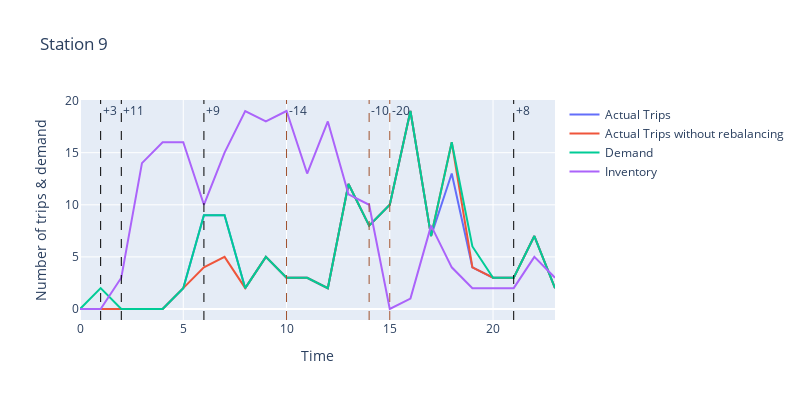

Notebook code for this chart:
### Code cell
plot_station_with_without(9, "2022-12-08T014608_nstations_31_nvans_5_capacity_20_lambda_4_timelimit_160", "2022-12-08T014611_nstations_31_nvans_5_capacity_20_lambda_4_timelimit_160_norebal")

### Figure 1 — Plotly figure (JSON) as saved in the notebook; plotly's stock layout.template omitted (floating-point values rounded to 4 significant figures)
{"data": [{"mode": "lines", "name": "Actual Trips", "type": "scatter", "x": [0, 1, 2, 3, 4, 5, 6, 7, 8, 9, 10, 11, 12, 13, 14, 15, 16, 17, 18, 19, 20, 21, 22, 23], "y": [0, 0, 0, 0, 0, 2, 9, 9, 2, 5, 3, 3, 2, 12, 8, 10, 19, 7, 13, 4, 3, 3, 7, 2]}, {"mode": "lines", "name": "Actual Trips without rebalancing", "type": "scatter", "x": [0, 1, 2, 3, 4, 5, 6, 7, 8, 9, 10, 11, 12, 13, 14, 15, 16, 17, 18, 19, 20, 21, 22, 23], "y": [0, 0, 0, 0, 0, 2, 4, 5, 2, 5, 3, 3, 2, 12, 8, 10, 19, 7, 16, 4, 3, 3, 7, 2]}, {"mode": "lines", "name": "Demand", "type": "scatter", "x": [0, 1, 2, 3, 4, 5, 6, 7, 8, 9, 10, 11, 12, 13, 14, 15, 16, 17, 18, 19, 20, 21, 22, 23], "y": [0, 2, 0, 0, 0, 2, 9, 9, 2, 5, 3, 3, 2, 12, 8, 10, 19, 7, 16, 6, 3, 3, 7, 2]}, {"mode": "lines", "name": "Inventory", "type": "scatter", "x": [0, 1, 2, 3, 4, 5, 6, 7, 8, 9, 10, 11, 12, 13, 14, 15, 16, 17, 18, 19, 20, 21, 22, 23], "y": [0, 0, 3, 14, 16, 16, 10, 15, 19, 18, 19, 13, 18, 11, 10, 0, 1, 8, 4, 2, 2, 2, 5, 3]}], "layout": {"annotations": [{"showarrow": false, "text": "+3", "x": 1, "xanchor": "left", "xref": "x", "y": 1, "yanchor": "top", "yref": "y domain"}, {"showarrow": false, "text": "+11", "x": 2, "xanchor": "left", "xref": "x", "y": 1, "yanchor": "top", "yref": "y domain"}, {"showarrow": false, "text": "+9", "x": 6, "xanchor": "left", "xref": "x", "y": 1, "yanchor": "top", "yref": "y domain"}, {"showarrow": false, "text": "-14", "x": 10, "xanchor": "left", "xref": "x", "y": 1, "yanchor": "top", "yref": "y domain"}, {"showarrow": false, "text": "-10", "x": 14, "xanchor": "left", "xref": "x", "y": 1, "yanchor": "top", "yref": "y domain"}, {"showarrow": false, "text": "-20", "x": 15, "xanchor": "left", "xref": "x", "y": 1, "yanchor": "top", "yref": "y domain"}, {"showarrow": false, "text": "+8", "x": 21, "xanchor": "left", "xref": "x", "y": 1, "yanchor": "top", "yref": "y domain"}], "height": 400, "shapes": [{"line": {"color": "Black", "dash": "dash", "width": 1}, "type": "line", "x0": 1, "x1": 1, "xref": "x", "y0": 0, "y1": 1, "yref": "y domain"}, {"line": {"color": "Black", "dash": "dash", "width": 1}, "type": "line", "x0": 2, "x1": 2, "xref": "x", "y0": 0, "y1": 1, "yref": "y domain"}, {"line": {"color": "Black", "dash": "dash", "width": 1}, "type": "line", "x0": 6, "x1": 6, "xref": "x", "y0": 0, "y1": 1, "yref": "y domain"}, {"line": {"color": "sienna", "dash": "dash", "width": 1}, "type": "line", "x0": 10, "x1": 10, "xref": "x", "y0": 0, "y1": 1, "yref": "y domain"}, {"line": {"color": "sienna", "dash": "dash", "width": 1}, "type": "line", "x0": 14, "x1": 14, "xref": "x", "y0": 0, "y1": 1, "yref": "y domain"}, {"line": {"color": "sienna", "dash": "dash", "width": 1}, "type": "line", "x0": 15, "x1": 15, "xref": "x", "y0": 0, "y1": 1, "yref": "y domain"}, {"line": {"color": "Black", "dash": "dash", "width": 1}, "type": "line", "x0": 21, "x1": 21, "xref": "x", "y0": 0, "y1": 1, "yref": "y domain"}], "title": {"text": "Station 9"}, "width": 800, "xaxis": {"title": {"text": "Time"}}, "yaxis": {"title": {"text": "Number of trips & demand"}}}}
